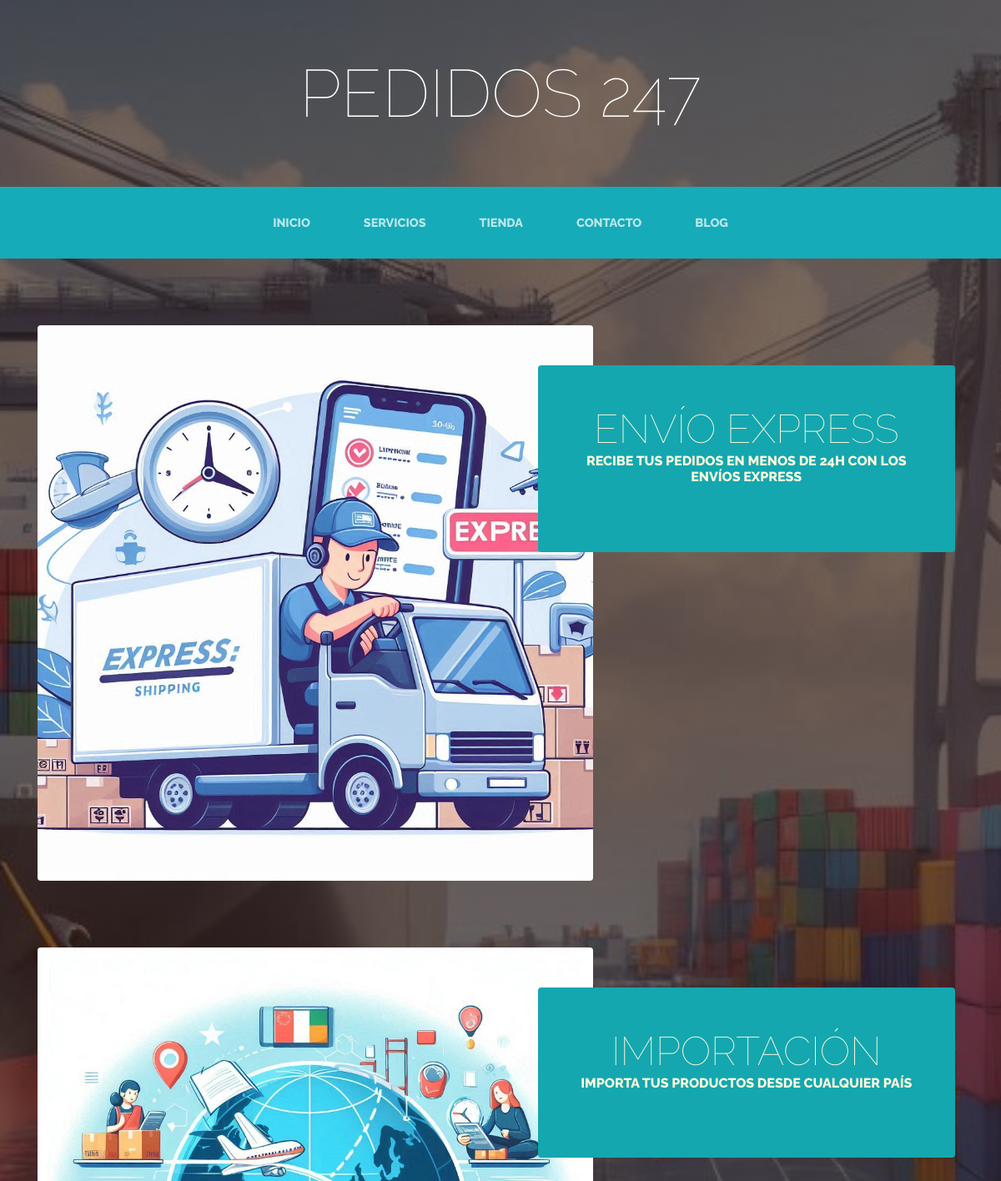
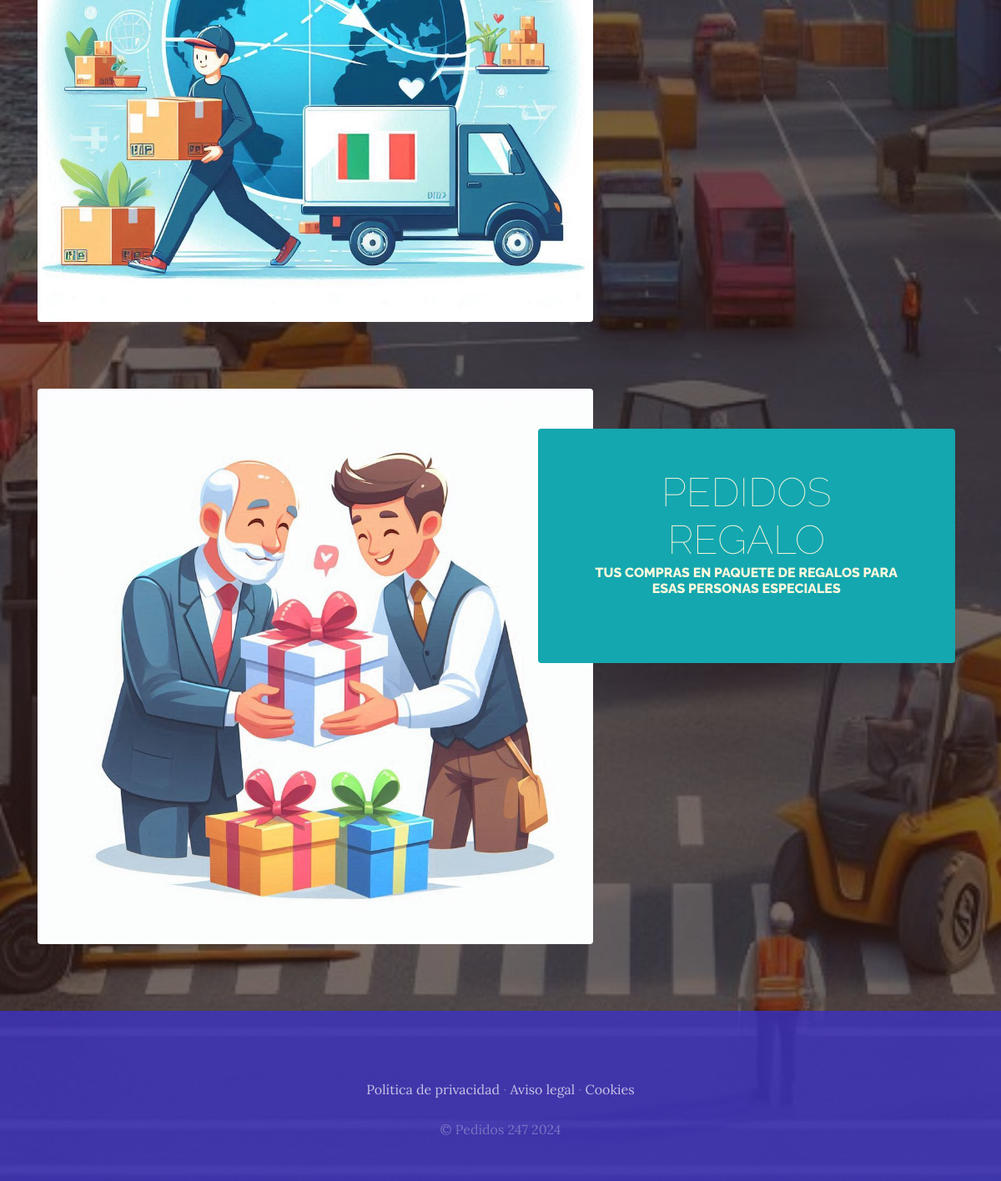
The app's page /Servicios/ with its own data (2 pictures, top to bottom).
### Servicios/models.py (models this page shows, shortened)
class Servicio(models.Model):
    titulo=models.CharField(max_length=50)
    contenido=models.CharField(max_length=500)
    imagen=models.ImageField(upload_to='servicios')
    created=models.DateTimeField(auto_now_add=True)
    updated=models.DateTimeField(auto_now_add=True)
    class meta:
        verbose_name="servicio"
        verbose_name_plural = "servicios"

### Servicios/views.py (the view)
# urls.py: path("",views.servicios, name="servicios"),
def servicios (request):
    Servicios = Servicio.objects.all()
    return render(request,"Servicios/Servicios.html",{"Servicios": Servicios})

### Servicios/templates/servicios/Servicios.html
{%extends "TiendaHApp/base.html"%}
{%load static%}
{%block content%}
  {% for servicios in Servicios %}
  <section class="page-section clearfix">
    <div class="container">
      <div class="intro">
        <img class="intro-img img-fluid mb-3 mb-lg-0 rounded" src="{{servicios.imagen.url}}" alt="" style="width:60%;">
        <div class="intro-text left-0 text-center bg-faded p-5 rounded">
          <h2 class="section-heading mb-4" >
            <span  class="section-heading-lower">{{servicios.titulo}}</span>
            <span class="section-heading-upper">{{servicios.contenido}}</span>
          </h2>
        </div>
      </div>
    </div>
  </section>
  {%endfor%}
{%endblock%}

### TiendaHApp/static/TiendaHapp/css/gestion.css (style rules this page uses)
body { font-family: 'Lora'; background: linear-gradient(rgba(47, 23, 15, 0.65), rgba(47, 23, 15, 0.65)), url("../img/bg_main.jpg"); background-attachment: fixed; background-position: center; background-size: cover; }
h1, h2, h3, h4, h5, h6 { font-family: 'Raleway'; }
.page-section { margin-top: 5rem; margin-bottom: 5rem; }
.section-heading { text-transform: uppercase; }
.section-heading .section-heading-upper { display: block; font-size: 1rem; font-weight: 800; padding-bottom:.5rem; }
.section-heading .section-heading-lower { display: block; font-size: 3rem; font-weight: 100; }
.bg-faded { background-color: rgba(255, 255, 255, 0.85); }
.intro { position: relative; }
@media (min-width: 992px) { .intro .intro-img { width: 75%; float: left; } }
@media (min-width: 992px) { .intro .intro-text { left: 600; width: 60%; margin-top: 3rem; background-color: rgb(20, 167, 175); color: cornsilk; position: absolute; } }
@media (min-width: 1200px) { .intro .intro-text { width: 45%; } }

### records on screen
Servicio: imagen (picture), titulo "ENVÍO EXPRESS", contenido "RECIBE TUS PEDIDOS EN MENOS DE 24H CON LOS ENVÍOS EXPRESS"
Servicio: imagen (picture), titulo "IMPORTACIÓN", contenido "IMPORTA TUS PRODUCTOS DESDE CUALQUIER PAÍS"
Servicio: imagen (picture), titulo "PEDIDOS REGALO", contenido "TUS COMPRAS EN PAQUETE DE REGALOS PARA ESAS PERSONAS ESPECIALES"
